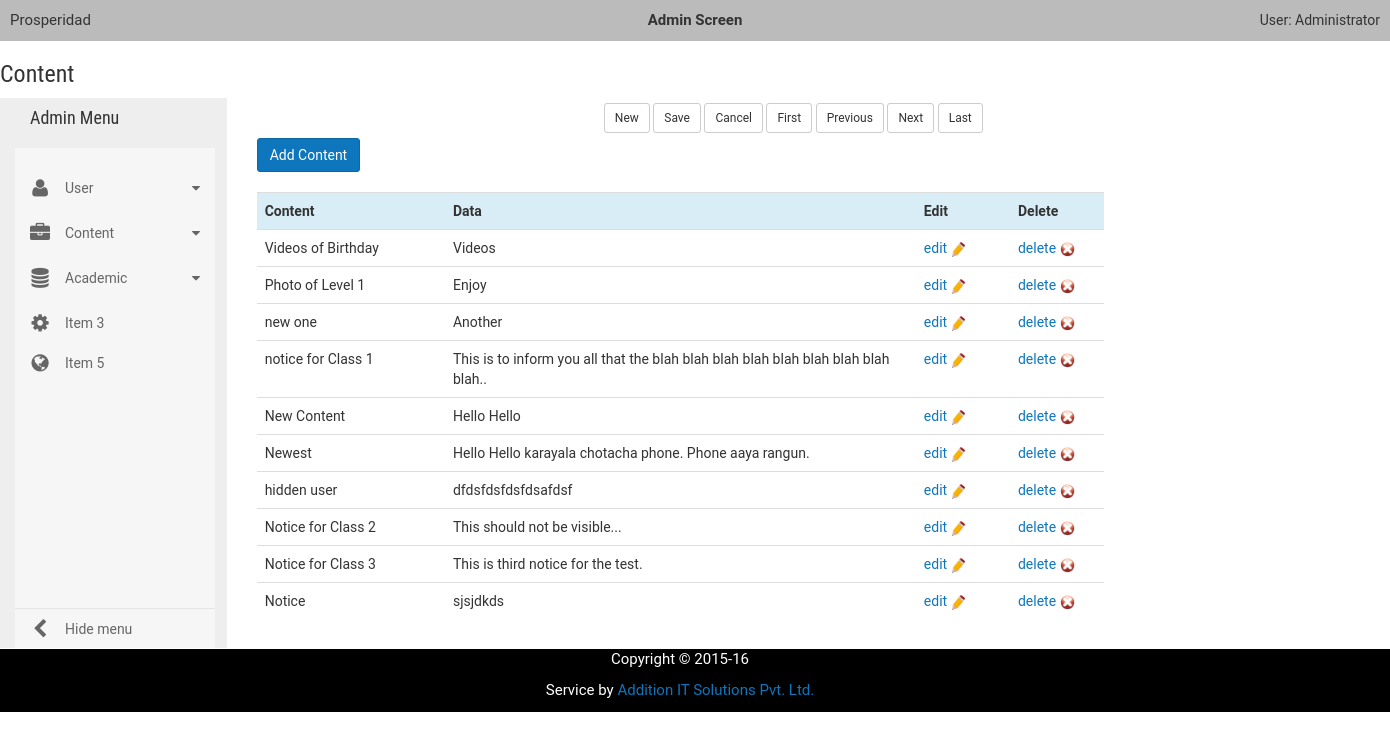
Page /a/dmin/content/ on the earlier database version.
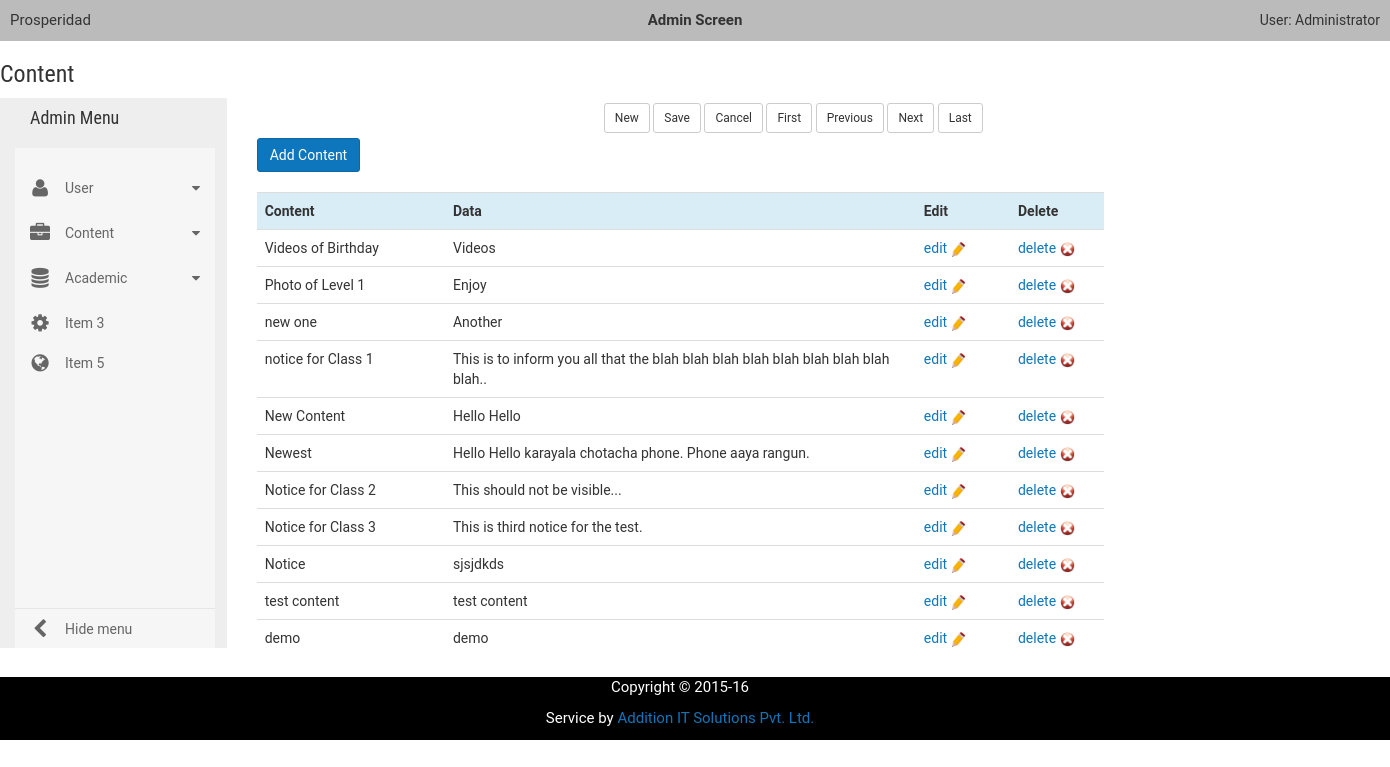
Same page on the later database version.
### contents/models.py (models this page shows, shortened)
class Content(models.Model):
    name = models.CharField(max_length=50, blank=False, null=False)
    created = models.DateTimeField(auto_now=True)
    createdby = models.ForeignKey(User)
    data = models.TextField(blank=True)
    picture = models.ImageField(upload_to='profile_images', blank=True)
    video = models.URLField(blank=True)
    contenttype = models.ForeignKey(ContentType)
    groups = models.ManyToManyField(Group)

### dmin/views.py (the view)
def content_list(request, template_name='dmin/content_list.html'):
    content = Content.objects.all()
    data = {}
    data['object_list'] = content
    return render(request, template_name, data)

### templates/dmin/content_list.html (shortened to what this page needs)
<!DOCTYPE html>
{% extends "dmin/base.html" %}
    {% block mainbody_block %}
        {% block heading_block %}
            <div id="aheader">
                <h3>Content</h3>
            </div>
        {% endblock %}
        <div class="col-sm-2" style="background-color:#eee; height:550px">
                {% include 'dmin/admin_menu.html' %}
        </div>
        {% load staticfiles %}
	<div class="col-sm-10">
                {% include 'dmin/toolbar.html' %}
                <div id="resultsarea" class =col-sm-10">
			<div id="asection">
			    <div class="container">
				  <div class="row">
				    <div class="col-md-9">
				    <a class="btn btn-primary" href="{% url "cont_new" %}">Add Content</a>
				      <br><br>
				        <table  class="table table-hover" >
				        <tbody>
				            <colgroup>
				                <col class="col-md-2">
				                <col class="col-md-5">
				                <col class="col-md-1">
				                <col class="col-md-1">
				            </colgroup>
				          <tr class="info">
				            <th>Content</th>
				            <th>Data</th>
				              <th>Edit</th>
				              <th>Delete</th>
				          </tr>
				            {% for content in object_list %}
				                <tr>
				                    <td>{{ content.name }}</td>
				                    <td>{{ content.data }}</td>
				                    <td>
				                        <a href="{% url "cont_edit" content.id %}">edit
				                            <img src="{% static "img/edit.png" %}" height="15" width="15" alt="Edit"></a>
				                    </td>
				                    <td> <a href="{% url "cont_delete" content.id %}">delete
				                            <img src="{% static "img/delete.png" %}" height="15" width="15" alt="Delete"></a></td>
				                    {% empty %}
				                        No Content yet
				            {% endfor %}
				            </tr>
				            </tbody>
				        </table>
				    </div>
				  </div>
			</div>
		</div>
	</div>
    {% endblock %}

Differences in the rows shown:
removed Content: name "hidden user", data "dfdsfdsfdsfdsafdsf"
added Content: name "test content", data "test content"
added Content: name "demo", data "demo"
